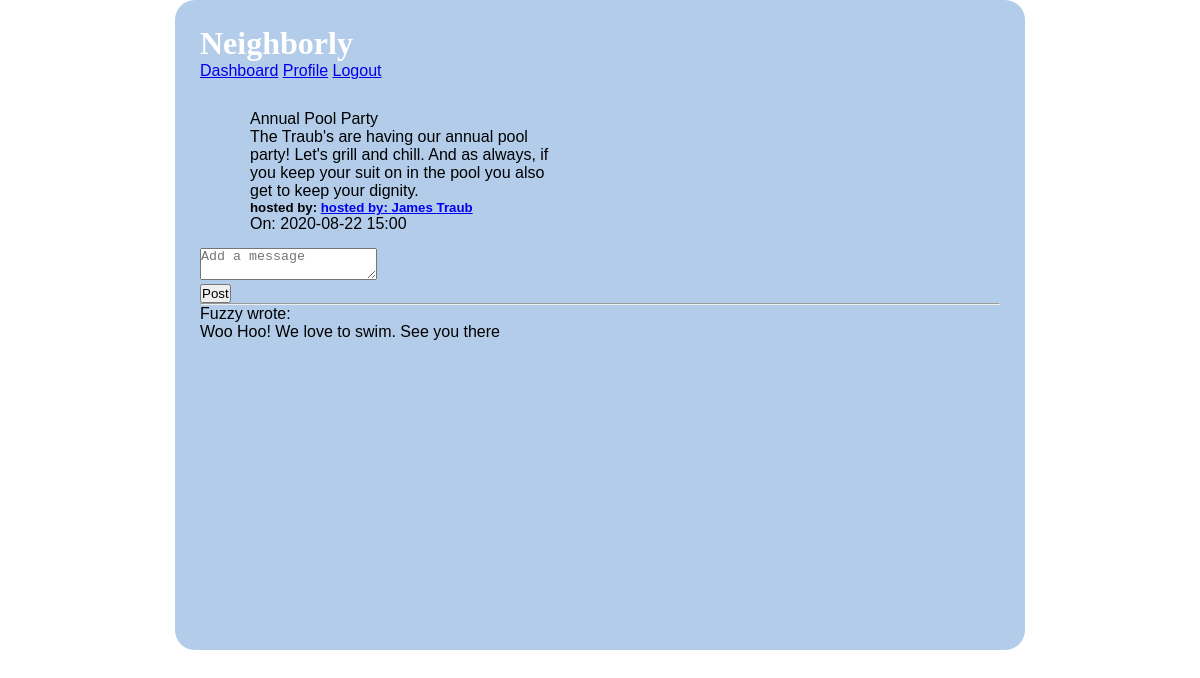
The app's page /event/details/1 (signed in), older data.
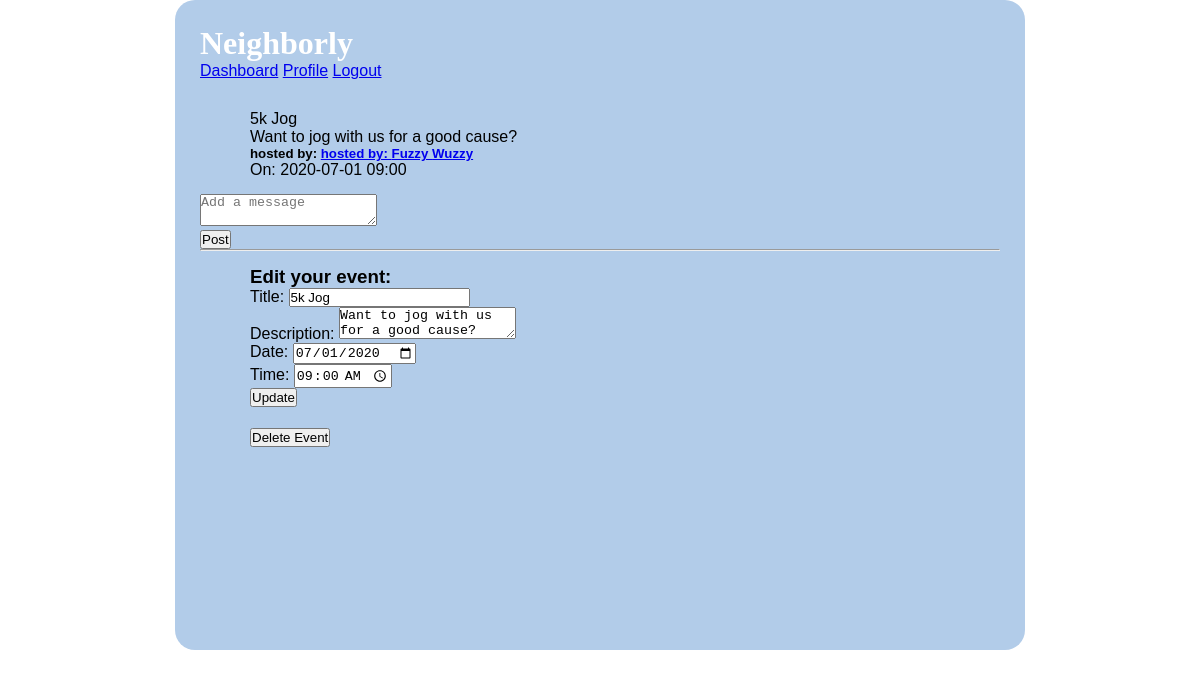
The same page, newer data.
### models.py (models this page shows, shortened)
class Event(db.Model):
    __tablename__ = "events"
    id = db.Column(db.Integer, primary_key=True)
    title = db.Column(db.String(100))
    description = db.Column(db.String(255))
    date = db.Column(db.String(45))
    time = db.Column(db.String(45))
    user_id = db.Column(db.Integer, db.ForeignKey('users.id', ondelete='cascade'))
    user = db.relationship('User', foreign_keys=[user_id])
    location_id = db.Column(db.Integer, db.ForeignKey('event_locations.id', ondelete='cascade'))
    location = db.relationship('Event_location', foreign_keys=[location_id])
    all_comment = db.relationship('Event_comment', back_populates="event", cascade="all, delete, delete-orphan")
    created_at = db.Column(db.DateTime, server_default = func.now())
    updated_at = db.Column(db.DateTime, server_default = func.now(), onupdate = func.now())

class User(db.Model):
    __tablename__ = "users"
    id = db.Column(db.Integer, primary_key=True)
    first_name = db.Column(db.String(45))
    last_name = db.Column(db.String(45))
    email = db.Column(db.String(255))
    address_id = db.Column(db.Integer, db.ForeignKey('addresses.id', ondelete='cascade'))
    address = db.relationship('Address', foreign_keys=[address_id])
    password_hash=db.Column(db.String(255))
    likes_sent = db.relationship('Post', secondary=likes_table, passive_deletes=True)
    all_post = db.relationship('Post', back_populates="user", cascade="all, delete, delete-orphan")
    all_event = db.relationship('Event', back_populates="user", cascade="all, delete, delete-orphan")
    created_at = db.Column(db.DateTime, server_default = func.now())
    updated_at = db.Column(db.DateTime, server_default = func.now(), onupdate = func.now())

class Event_comment(db.Model):
    __tablename__ = "event_comments"
    id = db.Column(db.Integer, primary_key=True)
    message = db.Column(db.String(255))
    event_id = db.Column(db.Integer, db.ForeignKey('events.id', ondelete='cascade'))
    event = db.relationship('Event', foreign_keys=[event_id])
    user_id = db.Column(db.Integer, db.ForeignKey('users.id', ondelete='cascade'))
    user = db.relationship('User', foreign_keys=[user_id])
    created_at = db.Column(db.DateTime, server_default = func.now())
    updated_at = db.Column(db.DateTime, server_default = func.now(), onupdate = func.now())

### controller.py (the view)
def event_details(event_id):
    if 'user_id' not in session:
        return redirect("/")
    this_event = Event.query.filter_by(id = int(event_id)).all()
    comment = Event_comment.query.filter_by(event_id = int(event_id)).all()
    return render_template("event_details.html", all_events = this_event, all_comments = comment)

### templates/event_details.html (shortened to what this page needs)
<!DOCTYPE html>
<html lang="en">
<head>
    <link rel="stylesheet" type="text/css" href="{{ url_for('static', filename='style1.css') }}">
</head>
<body>
    <div class="container">
        <h1>Neighborly</h1>
        <div class="navigation">
            <a href="/dashboard">Dashboard</a>
            <a href="/my_profile">Profile</a>
            <a href="/logout">Logout</a>
        </div>
        <div class="events">
            <ul>
                {% for event in all_events %}
                <li>
                    <p>{{event.title}}</p>
                    <p>{{event.description}}</p>
                    <h5>hosted by: <a href="/neighbors/profile/{{event.user.id}}"> hosted by: {{event.user.first_name}} {{event.user.last_name}}</a></h5>
                    <p>On: {{event.date}} {{event.time}}</p>
                </li>
                {% endfor %}
            </ul>
        </div>
        {% for event in all_events %}
        <form action="/add/event_comment/{{event.id}}", method="POST">
            <p><textarea name="message" placeholder="Add a message"></textarea></p>
            <input type="submit" value="Post">
        </form>
        {% endfor %}
        <hr>
        <ul>
            {% for comment in all_comments %}
            <li>{{comment.user.first_name}} wrote:</li>
            <li>{{comment.message}}</li>
            {% endfor %}
        </ul>
        <div class="events">
            {% for event in all_events %}
                {% if session['user_id'] == event.user_id %}
                    <h3>Edit your event: </h3>
                    <form action="/update/event/{{event.id}}" method="POST">
                        <p>Title: <input type="text" name="title" value="{{event.title}}"></p>
                        <p>Description: <textarea name="description">{{ event.description }}</textarea></p>
                        <p>Date: <input type="date" name="date" value="{{event.date}}"></p>
                        <p>Time: <input type="time" name="time" value="{{event.time}}"></p>
                        <input type="submit" value="Update">
                    </form>
                    <br>
                    <h3><a href="/delete/event/{{event.id}}"><button>Delete Event</button></a></h3>
                {% endif %}
            {% endfor %}
        </div>
    </div>
</body>
</html>

Row changes from the older to the newer data that the page shows:
removed Event: title "Annual Pool Party", description "The Traub's are having our annual pool party! Let's grill and chill. And as always, if you keep your suit on in the pool you also get to keep your dignity.", user.first_name "James", user.last_name "Traub", date "2020-08-22", time "15:00"
removed Event_comment: user.first_name "Fuzzy", message "Woo Hoo! We love to swim. See you there"
added Event: title "5k Jog", description "Want to jog with us for a good cause?", user.first_name "Fuzzy", user.last_name "Wuzzy", date "2020-07-01", time "09:00", date "07/01/2020"
